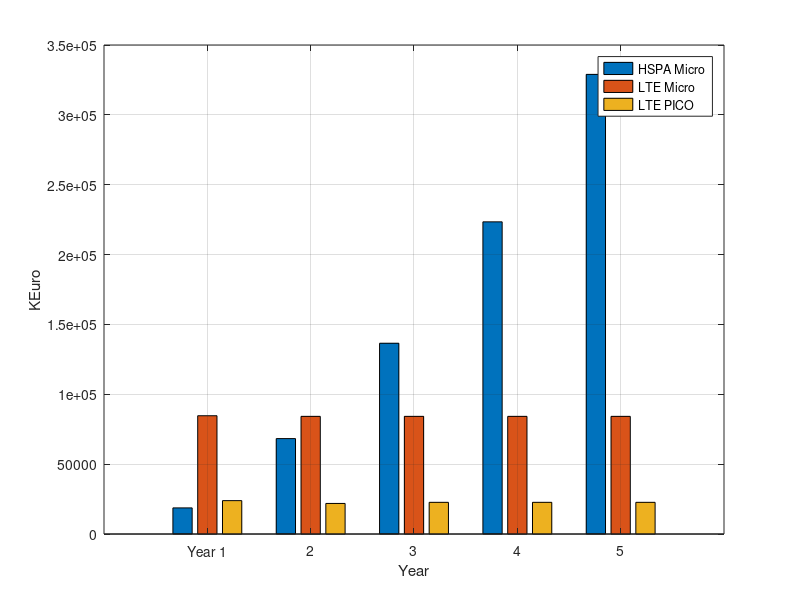

The MATLAB script that drew this image:
%-----------------------------------------HSPA MICRO----------------------

N=[0 445 2075 5334 10667 18519];
Cost=[42 44 3];
Ce=[2 4 1]

HSPA=[0 0 0 0 0]
HSPA(1)=N(2)*Cost(1)
for x=3:6
    CAPEXt=(N(x)-N(x-1))*Cost(1)
    for i=2:x
    CAPEXt=CAPEXt-Ce(1)*(N(i)-N(i-1))*((0.05)^(x-i+1));
    end
    HSPA(x-1)=CAPEXt
end

%-------------------LTE MICRO--------------------------
N=[0 1924 3847 5770 7693 9616];
Ce=[2 4 1]

LTE=[0 0 0 0 0]
LTE(1)=N(2)*Cost(2)
for x=3:6
    CAPEXt=(N(x)-N(x-1))*Cost(2)
    for i=2:x
    CAPEXt=CAPEXt-Ce(2)*(N(i)-N(i-1))*((0.05)^(x-i+1));
    end
    LTE(x-1)=CAPEXt
end

%------------------------LTE PICO----------------------------------

N=[0 7963 15385 23077 30770 38462];
Cost=[42 44 3];
Ce=[2 4 1]

PICO=[0 0 0 0 0]
PICO(1)=N(2)*Cost(3)
for x=3:6
    CAPEXt=(N(x)-N(x-1))*Cost(3)
    for i=2:x
    CAPEXt=CAPEXt-Ce(3)*(N(i)-N(i-1))*((0.05)^(x-i+1));
    end
    PICO(x-1)=CAPEXt
end


y=[HSPA(1) LTE(1) PICO(1); HSPA(2) LTE(2) PICO(2); HSPA(3) LTE(3) PICO(3); HSPA(4) LTE(4) PICO(4); HSPA(5) LTE(5) PICO(5);];
b=bar(y);
grid on;

name={'Year 1','2','3','4','5'};
set(gca,'XTickLabel',name)

legend('HSPA Micro','LTE Micro','LTE PICO');
xlabel('Year');
ylabel('KEuro');

%-----------------------sum--------------------------
sum1=0;
sum2=0;
sum3=0;
for z=1:5
    sum1=sum1+HSPA(z);
    sum2=sum2+LTE(z);
    sum3=sum3+PICO(z);
end
